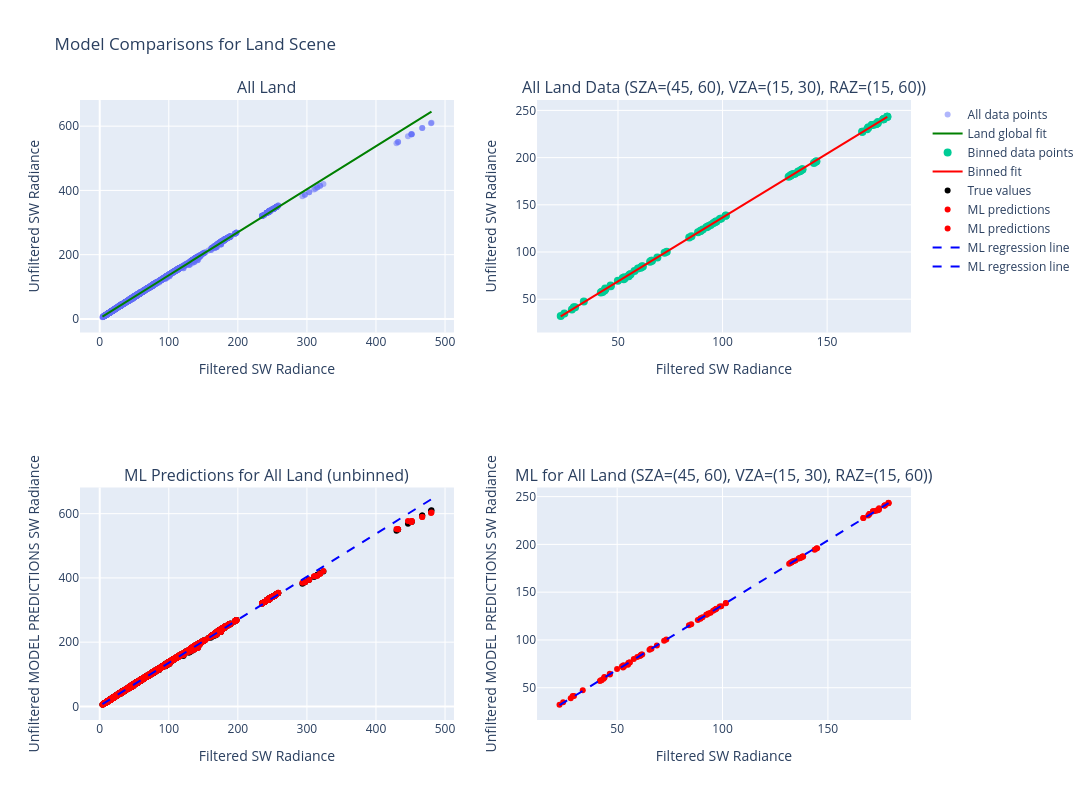

The notebook cell saved with this chart:
### Code cell
compare_global_vs_bin_fit_interactive(
    land_all,
    scene="Land",
    sza_range=(45,60),
    vza_range=(15,30),
    raz_range=(15,60),
    degree=1,
    ml_model=test_model,
    name="All Land"
)
